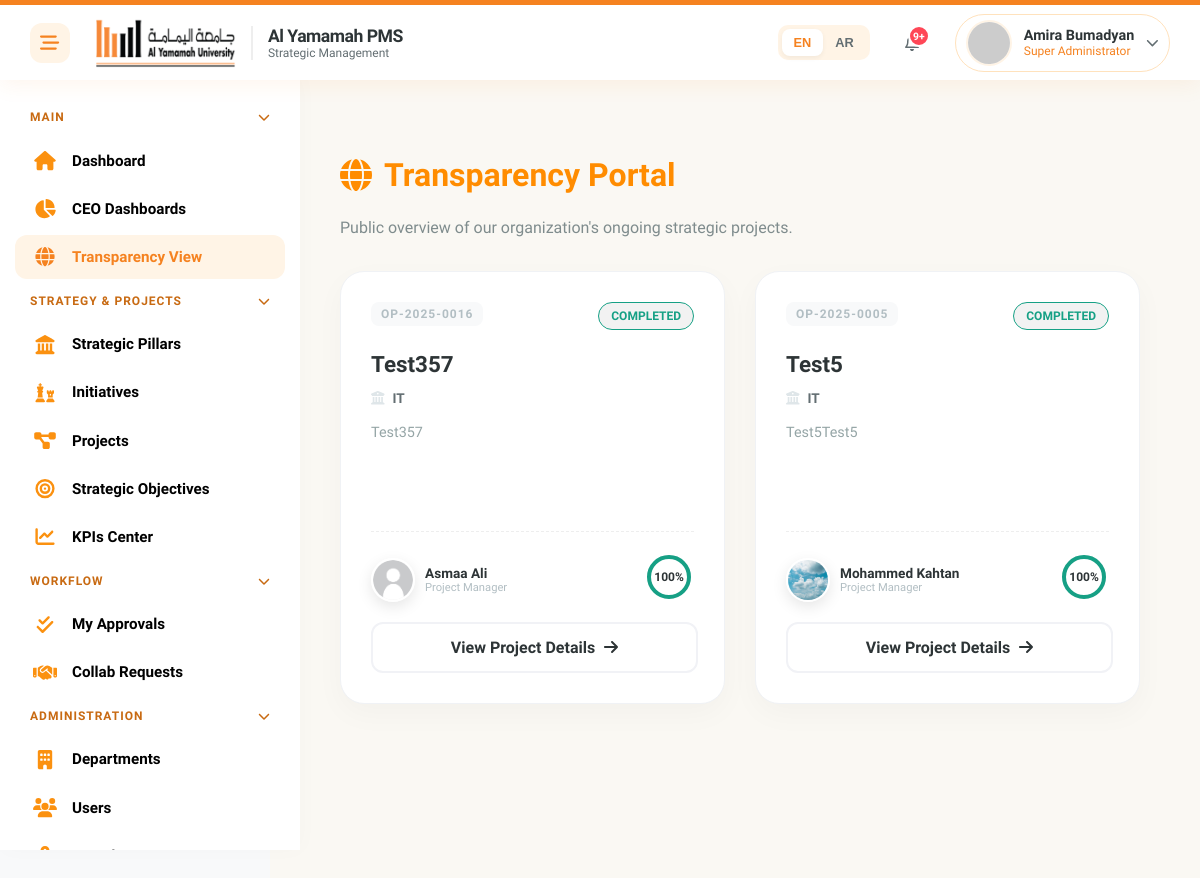
Screenshot of /modules/dashboard/public_dashboard.php (signed in) with the database file from the repository.
### tables this page shows
CREATE TABLE `operational_projects` (
  `id` int(11) NOT NULL,
  `project_code` varchar(50) NOT NULL,
  `name` varchar(255) NOT NULL,
  `description` text DEFAULT NULL,
  `department_id` int(11) DEFAULT NULL,
  `manager_id` int(11) DEFAULT NULL,
  `initiative_id` int(11) DEFAULT NULL,
  `budget_min` decimal(15,2) DEFAULT NULL,
  `budget_max` decimal(15,2) DEFAULT NULL,
  `approved_budget` decimal(15,2) DEFAULT NULL,
  `budget_item` varchar(255) DEFAULT NULL,
  `spent_budget` decimal(15,2) DEFAULT 0.00,
  `start_date` date DEFAULT NULL,
  `end_date` date DEFAULT NULL,
  `status_id` int(11) DEFAULT NULL,
  `progress_percentage` int(11) DEFAULT 0,
  `priority` enum('low','medium','high','critical') DEFAULT 'medium',
  `visibility` enum('public','private') DEFAULT 'private',
  `created_at` timestamp NOT NULL DEFAULT current_timestamp(),
  `updated_at` timestamp NOT NULL DEFAULT current_timestamp() ON UPDATE current_timestamp(),
  `update_frequency` enum('daily','weekly','monthly','every_2_days') DEFAULT 'weekly',
  `update_time` time DEFAULT '09:00:00',
  `is_deleted` tinyint(1) NOT NULL DEFAULT 0,
  `deleted_at` datetime DEFAULT NULL
);

CREATE TABLE `operational_project_statuses` (
  `id` int(11) NOT NULL,
  `name` varchar(100) NOT NULL,
  `color` varchar(10) DEFAULT NULL,
  `sort_order` int(11) DEFAULT 0
);

CREATE TABLE `departments` (
  `id` int(11) NOT NULL,
  `name` varchar(150) NOT NULL,
  `manager_id` int(11) DEFAULT NULL,
  `created_at` timestamp NOT NULL DEFAULT current_timestamp(),
  `updated_at` timestamp NOT NULL DEFAULT current_timestamp() ON UPDATE current_timestamp(),
  `is_deleted` tinyint(1) NOT NULL DEFAULT 0,
  `deleted_at` datetime DEFAULT NULL
);

CREATE TABLE `users` (
  `id` int(11) NOT NULL,
  `username` varchar(100) NOT NULL,
  `email` varchar(150) NOT NULL,
  `password` varchar(255) NOT NULL,
  `full_name_en` varchar(200) NOT NULL,
  `full_name_ar` varchar(200) DEFAULT NULL,
  `primary_role_id` int(11) DEFAULT NULL,
  `department_id` int(11) DEFAULT NULL,
  `phone` varchar(50) DEFAULT NULL,
  `job_title` varchar(150) DEFAULT NULL,
  `avatar` varchar(255) DEFAULT NULL,
  `is_active` tinyint(1) DEFAULT 1,
  `last_login` datetime DEFAULT NULL,
  `created_at` timestamp NOT NULL DEFAULT current_timestamp(),
  `updated_at` timestamp NOT NULL DEFAULT current_timestamp() ON UPDATE current_timestamp(),
  `reset_token` varchar(255) DEFAULT NULL,
  `reset_token_expiry` datetime DEFAULT NULL,
  `is_deleted` tinyint(1) DEFAULT 0,
  `deleted_at` datetime DEFAULT NULL
);

### modules/dashboard/public_dashboard.php (the view, shortened to what this page needs)
<?php
$db = Database::getInstance()->pdo();
$publicProjects = $db->query("
    SELECT p.*,
           d.name AS dept_name,
           s.name AS status_name, s.color AS status_color,
           u.full_name_en as manager_name, u.avatar as manager_avatar
    FROM operational_projects p
    LEFT JOIN departments d ON d.id = p.department_id
    LEFT JOIN operational_project_statuses s ON s.id = p.status_id
    LEFT JOIN users u ON u.id = p.manager_id
    WHERE p.visibility = 'public' AND p.is_deleted = 0
    ORDER BY p.id DESC
")->fetchAll(PDO::FETCH_ASSOC);
?>
<!DOCTYPE html>
<html lang="en">
<head>
    <link rel="stylesheet" href="<?php echo BASE_URL; ?>assets/css/layout.css">
</head>
<body>
<?php include "../../layout/header.php"; ?>
<?php include "../../layout/sidebar.php"; ?>
<div class="main-content">
<div class="page-wrapper">
    <div class="page-header-flex">
        <div>
            <h1 class="page-title"><i class="fa-solid fa-globe"></i> Transparency Portal</h1>
            <p class="header-desc">Public overview of our organization's ongoing strategic projects.</p>
        </div>
    </div>
    <div class="public-grid">
        <?php if(empty($publicProjects)): ?>
            <div class="empty-art">
                <i class="fa-regular fa-folder-open"></i>
                <h3>No public projects available at the moment.</h3>
            </div>
        <?php else: ?>
            <?php foreach($publicProjects as $p):
                $avatar = !empty($p['manager_avatar']) ? '../../assets/uploads/avatars/'.$p['manager_avatar'] : '../../assets/uploads/avatars/default-profile.png';
                $percent = $p['progress_percentage'];
                $radius = 20;
                $circumference = 2 * 3.14159 * $radius;
                $offset = $circumference - ($percent / 100) * $circumference;
                $statusColor = $p['status_color'] ?: '#999';
                $viewLink = BASE_URL."modules/operational_projects/view.php?id=" . $p['id'];
                $badgeStyle = "color: $statusColor; background: rgba(0,0,0,0.05); border: 1px solid $statusColor;";
            ?>
                <div class="art-card">
                    <div class="art-header">
                        <span class="art-code"><?= $p['project_code'] ?></span>
                        <span class="art-status" style="<?= $badgeStyle ?>">
                            <?= $p['status_name'] ?>
                        </span>
                    </div>
                    <h3 class="art-title"><?= htmlspecialchars($p['name']) ?></h3>
                    <div class="art-dept">
                        <i class="fa-solid fa-building-columns" style="color:#dfe6e9;"></i>
                        <?= htmlspecialchars($p['dept_name'] ?? 'General') ?>
                    </div>
                    <div class="art-desc">
                        <?= htmlspecialchars(strip_tags($p['description'])) ?>
                    </div>
                    <div class="art-meta-row">
                        <div class="manager-info">
                            <img src="<?= $avatar ?>" class="manager-img" alt="Manager">
                            <div class="manager-details">
                                <div class="m-name"><?= htmlspecialchars($p['manager_name'] ?? 'N/A') ?></div>
                                <div class="m-label">Project Manager</div>
                            </div>
                        </div>
                        <div class="prog-circle-wrapper" title="<?= $percent ?>% Completed">
                            <svg class="prog-svg" viewBox="0 0 50 50">
                                <circle class="prog-bg" cx="25" cy="25" r="<?= $radius ?>"></circle>
                                <circle class="prog-val" cx="25" cy="25" r="<?= $radius ?>"
                                        stroke="<?= $statusColor ?>"
                                        stroke-dasharray="<?= $circumference ?>"
                                        stroke-dashoffset="<?= $offset ?>"></circle>
                            </svg>
                            <div class="prog-text"><?= $percent ?>%</div>
                        </div>
                    </div>
                    <a href="<?= $viewLink ?>" class="art-btn">
                        View Project Details <i class="fa-solid fa-arrow-right" style="margin-left:5px;"></i>
                    </a>
                </div>
            <?php endforeach; ?>
        <?php endif; ?>
    </div>
</div>
</div>
</body>
</html>

### assets/css/layout.css (style rules this page uses)
:root { --primary-orange: #F58220; --dark-orange: #D96C0D; --soft-orange-bg: #FFF4E6; --warm-body-bg: #FFF9F5; --text-main: #2D3436; --text-muted: #636E72; --white: #FFFFFF; --header-height: 75px; --sidebar-width: 270px; --sidebar-width-collapsed: 80px; --shadow-soft: 0 5px 20px rgba(245, 130, 32, 0.08); --shadow-card: 0 4px 15px rgba(0,0,0,0.03); }
body { margin: 0; font-family: 'Varela Round', sans-serif; background-color: var(--warm-body-bg); color: var(--text-main); overflow-x: hidden; }
.main-content { margin-left: var(--sidebar-width); padding-top: calc(var(--header-height) + 30px); padding-right: 30px; padding-left: 40px; padding-bottom: 40px; min-height: 100vh; transition: 0.3s; background: #faf8f3; }

### modules/dashboard/public_dashboard.php (style rules this page uses)
body { font-family: "Varela Round", sans-serif; background-color: #f8f9fa; color: #2d3436; margin: 0; }
.page-wrapper { padding: 30px; font-family: "Varela Round", sans-serif; font-weight: 400; font-style: normal; }
.page-header-flex { font-family: "Varela Round", sans-serif; font-weight: 400; font-style: normal; display: flex; align-items: center; justify-content: space-between; margin-bottom: 18px; }
.page-title { font-family: "Varela Round", sans-serif; font-weight: 400; font-style: normal; font-size: 2rem; font-weight: 700; color: #ff8c00; margin-bottom: 24px; display: flex; align-items: center; gap: 12px; }
.header-desc { color: #7f8c8d; font-size: 1rem; margin-top: 5px; }
.public-grid { display: grid; grid-template-columns: repeat(auto-fill, minmax(340px, 1fr)); gap: 30px; }
.art-card { background: #ffffff; border-radius: 24px; padding: 30px; position: relative; transition: all 0.4s cubic-bezier(0.175, 0.885, 0.32, 1.275); box-shadow: 0 10px 30px rgba(0,0,0,0.03); border: 1px solid #f0f2f5; display: flex; flex-direction: column; overflow: hidden; height: 100%; }
.art-card::after { content: ''; position: absolute; top: 0; left: 0; width: 100%; height: 6px; background: linear-gradient(90deg, #ff8c00, #ffeb3b); opacity: 0; transition: 0.3s; }
.art-header { display: flex; justify-content: space-between; align-items: flex-start; margin-bottom: 20px; }
.art-code { font-size: 0.75rem; color: #b2bec3; font-weight: 700; letter-spacing: 1px; text-transform: uppercase; background: #f8f9fa; padding: 5px 10px; border-radius: 8px; }
.art-status { padding: 6px 12px; border-radius: 30px; font-size: 0.75rem; font-weight: 800; text-transform: uppercase; display: inline-block; }
.art-title { font-size: 1.4rem; font-weight: 800; color: #2d3436; margin: 0 0 10px 0; line-height: 1.3; transition: 0.2s; }
.art-dept { font-size: 0.85rem; color: #636e72; display: flex; align-items: center; gap: 8px; margin-bottom: 15px; font-weight: 600; }
.art-desc { font-size: 0.9rem; color: #95a5a6; line-height: 1.6; margin-bottom: 25px; flex: 1; display: -webkit-box; -webkit-line-clamp: 3; -webkit-box-orient: vertical; overflow: hidden; }
.art-meta-row { display: flex; justify-content: space-between; align-items: flex-end; margin-top: auto; padding-top: 20px; border-top: 1px dashed #eee; }
.manager-info { display: flex; align-items: center; gap: 10px; }
.manager-img { width: 40px; height: 40px; border-radius: 50%; object-fit: cover; border: 2px solid #fff; box-shadow: 0 5px 15px rgba(0,0,0,0.1); }
.manager-details div { line-height: 1.2; }
.m-name { font-size: 0.85rem; font-weight: 700; color: #2d3436; }
.m-label { font-size: 0.7rem; color: #b2bec3; }
.prog-circle-wrapper { position: relative; width: 50px; height: 50px; }
.prog-svg { transform: rotate(-90deg); width: 100%; height: 100%; }
.prog-text { position: absolute; top: 50%; left: 50%; transform: translate(-50%, -50%); font-size: 0.75rem; font-weight: 700; color: #2d3436; }
.art-btn { display: block; width: 100%; text-align: center; padding: 14px 0; margin-top: 20px; background: #fff; color: #2d3436; font-weight: 700; text-decoration: none; border-radius: 12px; border: 2px solid #f1f2f6; transition: 0.3s; }

### rows the page displays
operational_projects: project_code "OP-2025-0016", status.name "COMPLETED", name "Test357", department.name "IT", description "Test357", shows a picture, manager.full_name_en "Asmaa Ali", progress_percentage "100"
operational_projects: project_code "OP-2025-0005", status.name "COMPLETED", name "Test5", department.name "IT", description "Test5Test5", manager.avatar (picture), manager.full_name_en "Mohammed Kahtan", progress_percentage "100"

### other values shown
$fullName "Amira Bumadyan"
$roleName "Super Administrator"
$section "MAIN"
$item["title"] "Dashboard"
$item["title"] "CEO Dashboards"
$item["title"] "Transparency View"
$section "STRATEGY & PROJECTS"
$item["title"] "Strategic Pillars"
$item["title"] "Initiatives"
$item["title"] "Projects"
$item["title"] "Strategic Objectives"
$item["title"] "KPIs Center"
$section "WORKFLOW"
$item["title"] "My Approvals"
$item["title"] "Collab Requests"
